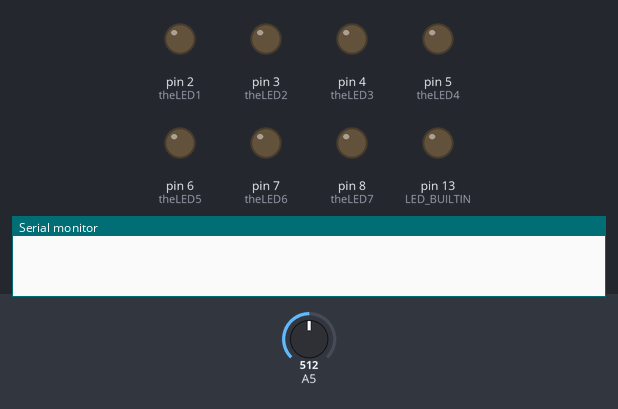
The sketch below on a simulated Arduino Uno, built with avr-gcc and run on an emulated ATmega328P. Shown: output pins drawn as LEDs (lit = HIGH), the last lines printed to the serial monitor. Dashed ring = blinking. Inputs (shaded band) come from the test bench; at power-on: A5 = 512. Random numbers use the default seed unless the sketch sets one.

Above: at 0.1 s.
At 3.2 s:
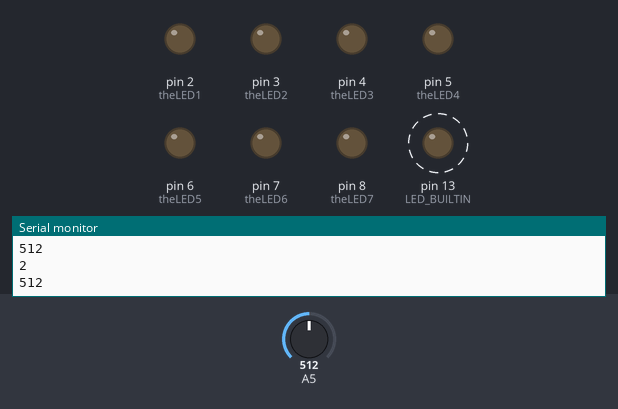
3.3 s: A5 set to 122
At 5.35 s:
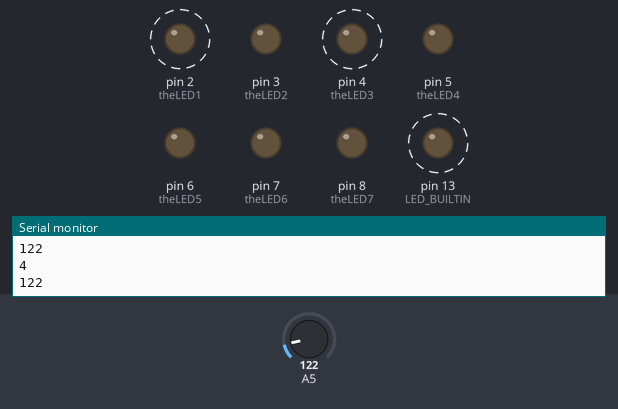
6.5 s: A5 set to 40
Timing chart, 0 to 15.7 s (numbered marks = the images above; inputs shaded):
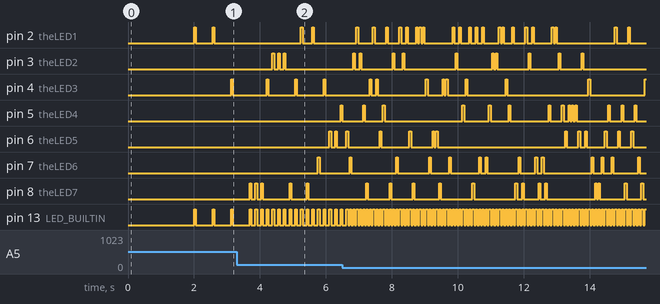

Measured:
- after the input at 3.3 s, pin 2 (theLED1): alternates HIGH for 0.05 s and LOW for 0.29 s, 4 changes in all, then stays LOW, starting after 1.9 s; pin 5 (theLED4): LOW → HIGH after 3.1 s, → LOW 0.05 s later; pin 6 (theLED5): alternates HIGH for 0.05 s and LOW for 0.12 s, starting after 2.8 s; pin 7 (theLED6): LOW → HIGH after 2.5 s, → LOW 0.05 s later
- by itself, pin 2 (theLED1): alternates HIGH for 0.05 s and LOW for 0.51 s
- by itself, pin 13 (LED_BUILTIN): alternates HIGH for 0.05 s and LOW for 0.05 s

The sketch:

ledpotentiometer1.ino
```cpp
int theLED1 = 2;
int theLED2 = 3;
int theLED3 = 4;

int theLED4 = 5;
int theLED5 = 6;
int theLED6 = 7;

int theLED7 = 8;

int randomLED;
int delayTime;

void setup()
{
    pinMode(theLED1, OUTPUT);
    pinMode(theLED2, OUTPUT);
    pinMode(theLED3, OUTPUT);

    pinMode(theLED4, OUTPUT);
    pinMode(theLED5, OUTPUT);
    pinMode(theLED6, OUTPUT);

    pinMode(theLED7, OUTPUT);

    pinMode(LED_BUILTIN, OUTPUT);

    digitalWrite(theLED1, LOW);
    digitalWrite(theLED2, LOW);
    digitalWrite(theLED3, LOW);

    digitalWrite(theLED4, LOW);
    digitalWrite(theLED5, LOW);
    digitalWrite(theLED6, LOW);

    digitalWrite(theLED7, LOW);

    digitalWrite(LED_BUILTIN, LOW);

    delay(2000);

    Serial.begin(9600);
}

void loop()
{
    delayTime = analogRead(A5);
    randomLED = random(2, 9);

    if (delayTime <= 50)
    {
        delayTime = 50;
    }
    else if (delayTime >= 1000)
    {
        delayTime = 1000;
    }

    digitalWrite(randomLED, HIGH);
    digitalWrite(LED_BUILTIN, HIGH);
    delay(50);
    digitalWrite(randomLED, LOW);
    digitalWrite(LED_BUILTIN, LOW);
    delay(delayTime);

    Serial.println(randomLED);
    Serial.println(delayTime);
    Serial.println();
}
```
